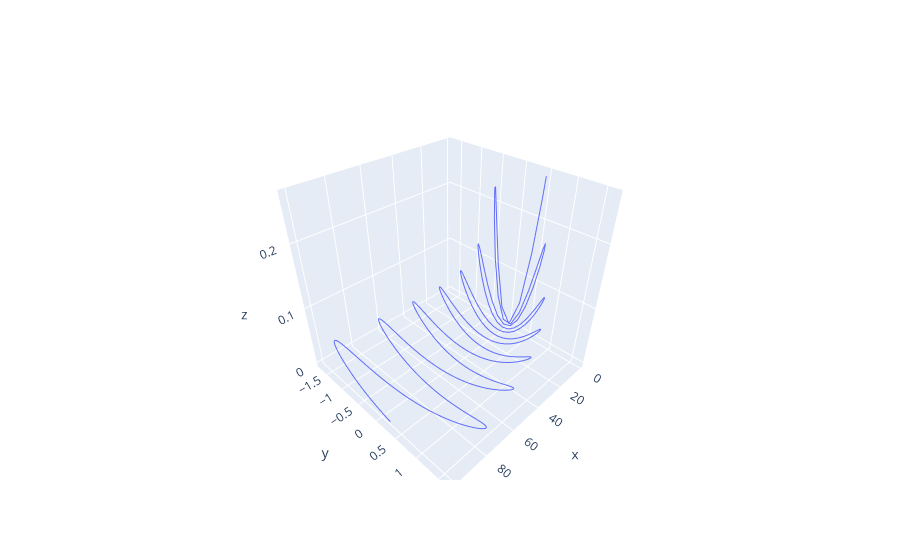

Write notebook code for a chart like this one.
### Code cell
fig = go.Figure(data=go.Scatter3d(x=x2[0], y=y2[0], z=z2[0], mode='lines'))
fig.show()

### Figure 1 — Plotly figure (JSON) as saved in the notebook; plotly's stock layout.template omitted (floating-point values rounded to 4 significant figures; data arrays with more than 128 entries replaced by an {"elided": "..."} marker saying what was removed)
{"data": [{"mode": "lines", "type": "scatter3d", "x": {"elided": "501 float values"}, "y": {"elided": "501 float values"}, "z": {"elided": "501 float values"}}], "layout": {}}
